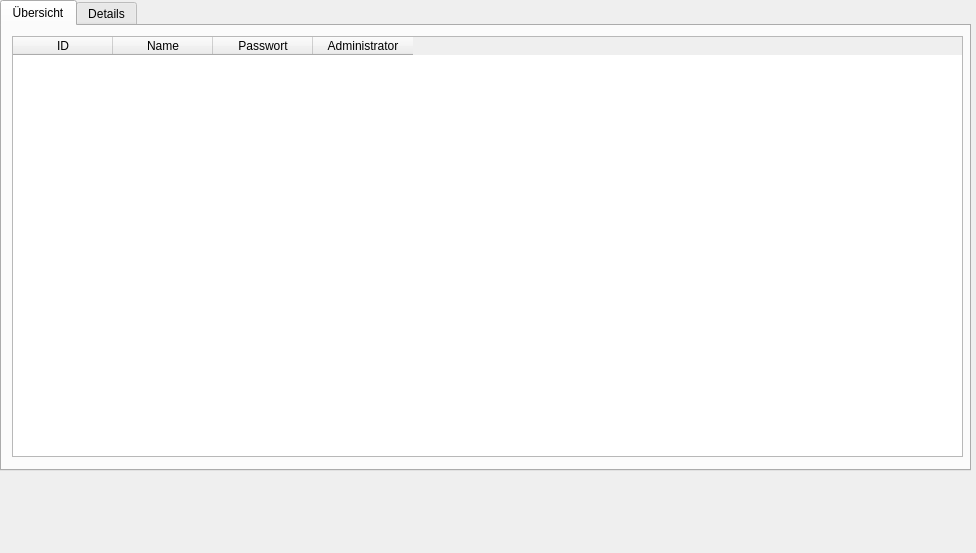
<?xml version="1.0" encoding="UTF-8"?>
<ui version="4.0">
 <class>QV_Users</class>
 <widget class="QWidget" name="QV_Users">
  <property name="geometry">
   <rect>
    <x>0</x>
    <y>0</y>
    <width>976</width>
    <height>553</height>
   </rect>
  </property>
  <property name="windowTitle">
   <string>Benutzereinstellungen</string>
  </property>
  <widget class="QTabWidget" name="tabWidget">
   <property name="geometry">
    <rect>
     <x>0</x>
     <y>0</y>
     <width>971</width>
     <height>471</height>
    </rect>
   </property>
   <property name="currentIndex">
    <number>0</number>
   </property>
   <widget class="QWidget" name="tab">
    <attribute name="title">
     <string>Übersicht</string>
    </attribute>
    <widget class="QTableWidget" name="tbl_users">
     <property name="geometry">
      <rect>
       <x>10</x>
       <y>10</y>
       <width>951</width>
       <height>421</height>
      </rect>
     </property>
     <property name="selectionBehavior">
      <enum>QAbstractItemView::SelectRows</enum>
     </property>
     <column>
      <property name="text">
       <string>ID</string>
      </property>
     </column>
     <column>
      <property name="text">
       <string>Name</string>
      </property>
     </column>
     <column>
      <property name="text">
       <string>Passwort</string>
      </property>
     </column>
     <column>
      <property name="text">
       <string>Administrator</string>
      </property>
     </column>
    </widget>
   </widget>
   <widget class="QWidget" name="tab_details">
    <attribute name="title">
     <string>Details</string>
    </attribute>
    <widget class="QLabel" name="label">
     <property name="geometry">
      <rect>
       <x>40</x>
       <y>30</y>
       <width>47</width>
       <height>13</height>
      </rect>
     </property>
     <property name="text">
      <string>Name:</string>
     </property>
    </widget>
    <widget class="QLabel" name="label_2">
     <property name="geometry">
      <rect>
       <x>40</x>
       <y>60</y>
       <width>47</width>
       <height>13</height>
      </rect>
     </property>
     <property name="text">
      <string>Passwort:</string>
     </property>
    </widget>
    <widget class="QCheckBox" name="cb_root">
     <property name="geometry">
      <rect>
       <x>40</x>
       <y>90</y>
       <width>91</width>
       <height>17</height>
      </rect>
     </property>
     <property name="text">
      <string>Administrator</string>
     </property>
    </widget>
    <widget class="QLineEdit" name="tb_name">
     <property name="geometry">
      <rect>
       <x>140</x>
       <y>30</y>
       <width>113</width>
       <height>20</height>
      </rect>
     </property>
    </widget>
    <widget class="QLineEdit" name="tb_password">
     <property name="geometry">
      <rect>
       <x>140</x>
       <y>60</y>
       <width>113</width>
       <height>20</height>
      </rect>
     </property>
    </widget>
    <widget class="QPushButton" name="btn_abort">
     <property name="geometry">
      <rect>
       <x>120</x>
       <y>150</y>
       <width>75</width>
       <height>23</height>
      </rect>
     </property>
     <property name="text">
      <string>Zurücksetzen</string>
     </property>
    </widget>
    <widget class="QPushButton" name="btn_Save">
     <property name="enabled">
      <bool>false</bool>
     </property>
     <property name="geometry">
      <rect>
       <x>250</x>
       <y>150</y>
       <width>75</width>
       <height>23</height>
      </rect>
     </property>
     <property name="text">
      <string>Übernehmen</string>
     </property>
    </widget>
    <widget class="QPushButton" name="btn_add">
     <property name="geometry">
      <rect>
       <x>390</x>
       <y>150</y>
       <width>75</width>
       <height>23</height>
      </rect>
     </property>
     <property name="text">
      <string>Hinzufügen</string>
     </property>
    </widget>
   </widget>
  </widget>
 </widget>
 <layoutdefault spacing="6" margin="11"/>
 <resources/>
 <connections/>
</ui>
